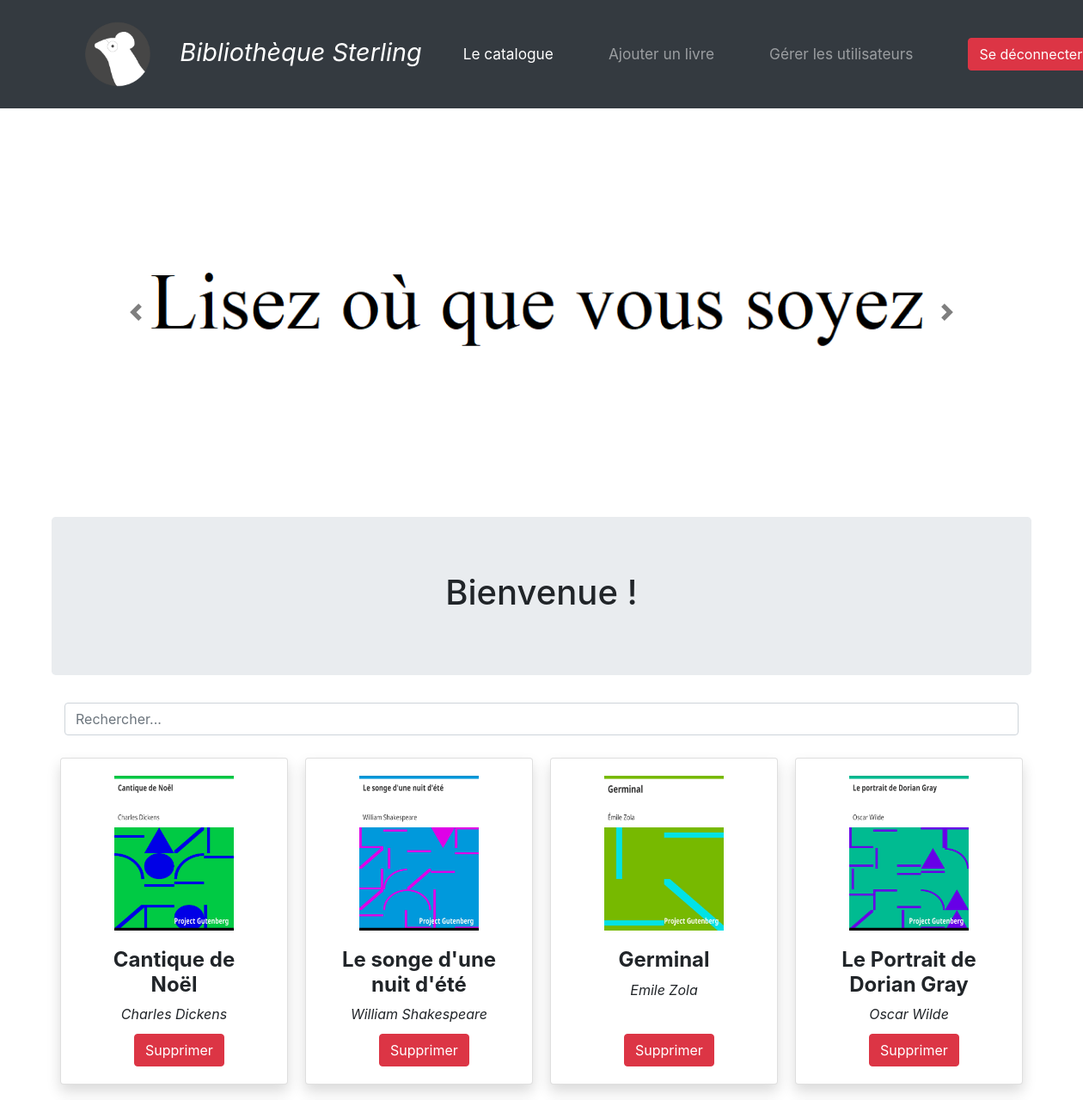
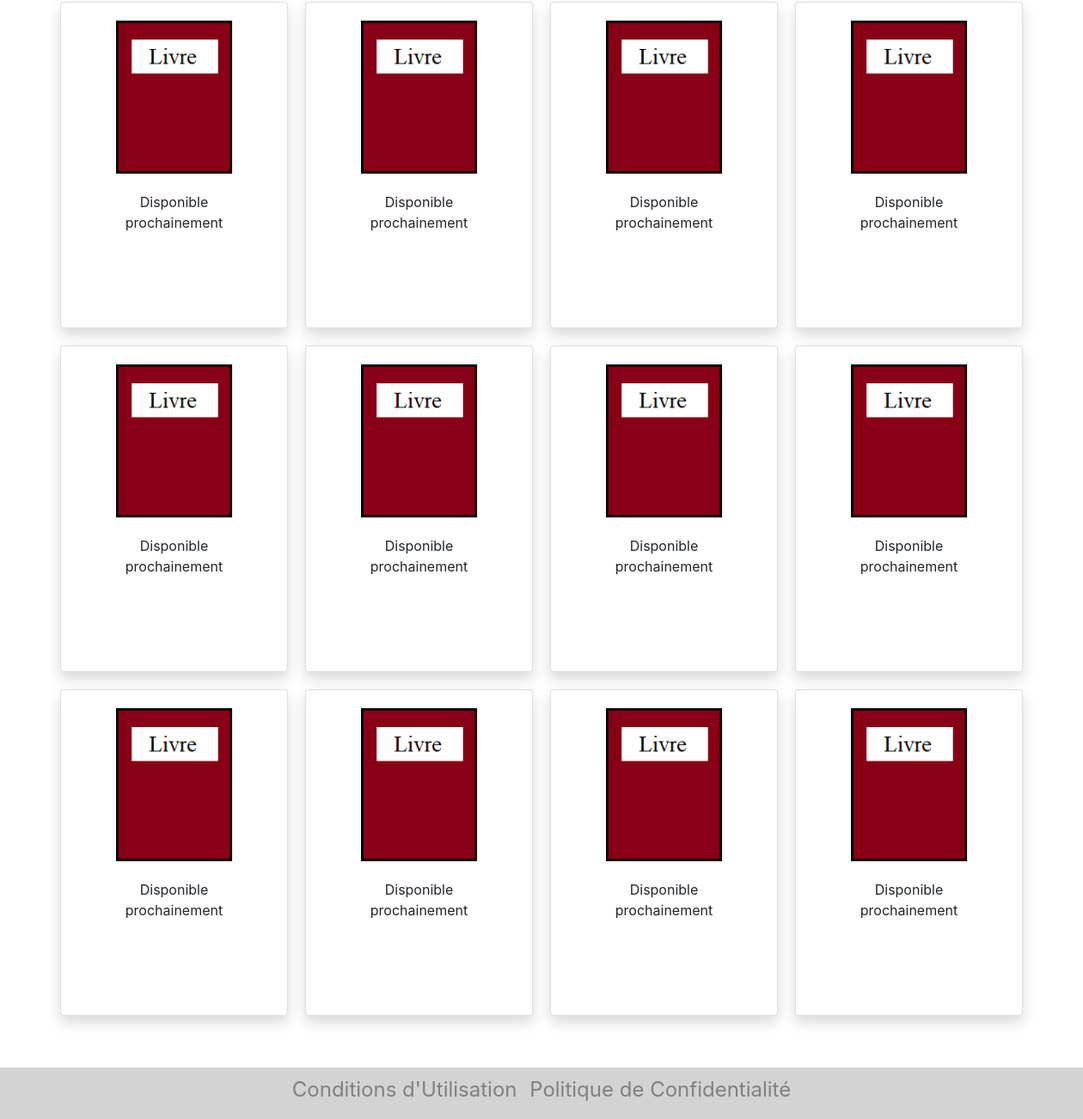
Page / (signed in) on the committed database (2 pictures, top to bottom).
### tables this page shows
CREATE TABLE IF NOT EXISTS `livres` (
  `id` int NOT NULL AUTO_INCREMENT,
  `Libelle` varchar(255) NOT NULL,
  `NomAuteur` varchar(50) NOT NULL,
  `Couverture` varchar(255) NOT NULL,
  `Fichier` varchar(255) NOT NULL,
  PRIMARY KEY (`id`)
);

### index.php (the view, shortened to what this page needs)
<?php
require_once "config.php";
$sql = "SELECT * FROM livres";
try
{
    $stmt = $pdo->query($sql);
}
catch(PDOException $e)
{
    echo $e->getMessage();
}
?>
<!DOCTYPE html>
<html lang="fr">
    <head>
        <link rel="stylesheet" href="https://stackpath.bootstrapcdn.com/bootstrap/4.3.1/css/bootstrap.min.css"
>
        <link rel="stylesheet" href="style.css" />
    </head>
    <body>
        <div class="bg-dark">
            <div class="container">
                <header class="row">
                    <nav class="col navbar navbar-expand-lg navbar-dark">
                        <a href="index.php" class="navbar-brand"><img src="Images/BiblioLogo.png" class="logo" alt="Logo de la bibliothèque" />Bibliothèque Sterling</a>
                        <div id="navbarContent" class="collapse navbar-collapse">
                            <ul class="navbar-nav">
                                <li class="navbar-item active">
                                    <a class="nav-link mx-4" href="index.php">Le catalogue</a>
                                </li>
                                <li class="navbar-item">
                                    <?php
                                    if(isset($_SESSION["loggedin"]) && $_SESSION["role"] == 'admin')
                                    {
                                        echo '<a class="nav-link mx-4" href="Pages/AjoutLivre.php">Ajouter un livre</a>';
                                    }
                                    ?>
                                </li>
                                <li class="navbar-item">
                                    <?php
                                    if(isset($_SESSION["loggedin"]) && $_SESSION["role"] == 'admin')
                                    {
                                        echo '<a class="nav-link mx-4" href="Pages/GestionUser.php">Gérer les utilisateurs</a>';
                                    }
                                    ?>
                                </li>
                            </ul>
                            <ul class="navbar-nav ml-auto">
                                <li class="navbar-item">
                                    <?php
                                    if(!isset($_SESSION["loggedin"]) || $_SESSION["loggedin"] !== true)
                                    {
                                        echo '<a class="nav-link ml-4" href="Pages/login.php">
                                        <button type="button" class="btn btn-secondary">Connexion</button>
                                        </a>';
                                    }
                                    else
                                    {
                                        echo '<a class="nav-link ml-4" href="Pages/logout.php">
                                        <button type="button" class="btn btn-danger">Se déconnecter</button>
                                        </a>';
                                    }
                                    ?>
                                </li>
                            </ul>
                        </div>
                    </nav>
                </header>
            </div>
        </div>
        <div class="container">
            <div id="carouselControls" class="carousel slide" data-ride="carousel">
                <div class="carousel-inner">
                    <div class="carousel-item active">
                        <img src="Images/Carousel1.png" class="d-block w-100" alt="...">
                    </div>
                </div>
                <a class="carousel-control-prev" href="#carouselControls" role="button" data-slide="prev">
                    <span class="carousel-control-prev-icon" aria-hidden="true"></span>
                </a>
                <a class="carousel-control-next" href="#carouselControls" role="button" data-slide="next">
                    <span class="carousel-control-next-icon" aria-hidden="true"></span>
                </a>
            </div>
            <div class="row jumbotron">
                <h1 class="col text-center">Bienvenue !</h1>
            </div>
            <div class="row mb-3">
                <div class="col">
                    <input class="form-control" id="searchInput" type="text" placeholder="Rechercher...">
                </div>
            </div>
            <div class="row" id="bookList">
                <?php while($row = $stmt->fetch(PDO::FETCH_ASSOC)) : ?>
                <div class="col-auto card shadow">
                    <img src="<?php echo htmlspecialchars($row['Couverture']); ?>" class="card-img-top" alt="Cover" />
                    <div class="card-body">
                        <h1><?php echo htmlspecialchars($row['Libelle']); ?></h1>
                        <p><i><?php echo htmlspecialchars($row['NomAuteur']); ?></i></p>
                        <?php
                        if(!isset($_SESSION["loggedin"]) || $_SESSION["loggedin"] !== true)
                        {
                            echo
                            '<a href="Pages/login.php">
                            <button type="button" class="btn btn-secondary">Emprunter</button>
                            </a>';
                        }
                        elseif(isset($_SESSION["loggedin"]) && $_SESSION["role"] == 'admin')
                        { ?>
                            <form method="post" action="Pages/SuppressionLivre.php">
                            <button type="submit" class="btn btn-danger" name="id" value="<?php echo htmlspecialchars($row['id']); ?>"
                            onclick="return confirm('Êtes-vous sûr de vouloir supprimer ce livre ?')">Supprimer</button>
                            </form>
                        <?php }
                        ?>
                    </div>
                </div>
                <?php endwhile; ?>
                <div class="col-auto card shadow">
                    <img src="Images/Cover.png" class="card-img-top" alt="Cover" />
                    <div class="card-body">
                        <p>Disponible prochainement</p>
                    </div>
                </div>
                <div class="col-auto card shadow">
                    <img src="Images/Cover.png" class="card-img-top" alt="Cover" />
                    <div class="card-body">
                        <p>Disponible prochainement</p>
                    </div>
                </div>
                <div class="col-auto card shadow">
                    <img src="Images/Cover.png" class="card-img-top" alt="Cover" />
                    <div class="card-body">
                        <p>Disponible prochainement</p>
                    </div>
                </div>
                <div class="col-auto card shadow">
                    <img src="Images/Cover.png" class="card-img-top" alt="Cover" />
                    <div class="card-body">
                        <p>Disponible prochainement</p>
                    </div>
                </div>
                <div class="col-auto card shadow">
                    <img src="Images/Cover.png" class="card-img-top" alt="Cover" />
                    <div class="card-body">
                        <p>Disponible prochainement</p>
                    </div>
                </div>
                <div class="col-auto card shadow">
                    <img src="Images/Cover.png" class="card-img-top" alt="Cover" />
                    <div class="card-body">
                        <p>Disponible prochainement</p>
                    </div>
                </div>
                <div class="col-auto card shadow">
                    <img src="Images/Cover.png" class="card-img-top" alt="Cover" />
                    <div class="card-body">
                        <p>Disponible prochainement</p>
                    </div>
                </div>
                <div class="col-auto card shadow">
                    <img src="Images/Cover.png" class="card-img-top" alt="Cover" />
                    <div class="card-body">
                        <p>Disponible prochainement</p>
                    </div>
                </div>
                <div class="col-auto card shadow">
                    <img src="Images/Cover.png" class="card-img-top" alt="Cover" />
                    <div class="card-body">
                        <p>Disponible prochainement</p>
                    </div>
                </div>
                <div class="col-auto card shadow">
                    <img src="Images/Cover.png" class="card-img-top" alt="Cover" />
                    <div class="card-body">
                        <p>Disponible prochainement</p>
                    </div>
                </div>
                <div class="col-auto card shadow">
                    <img src="Images/Cover.png" class="card-img-top" alt="Cover" />
                    <div class="card-body">
                        <p>Disponible prochainement</p>
                    </div>
                </div>
                <div class="col-auto card shadow">
                    <img src="Images/Cover.png" class="card-img-top" alt="Cover" />
                    <div class="card-body">
                        <p>Disponible prochainement</p>
                    </div>
                </div>
            </div>
        </div>
        <div class="bg-light">
            <div class="container-fluid">
                <footer class="row" style="margin-top: 50px">
                    <div class="col">
                        <ul class="list-inline text-center">
                            <li class="list-inline-item">
                                <a href="Pages/Conditions-Utilisation.php">Conditions d'Utilisation</a>
                            </li>
                            <li class="list-inline-item">
                                <a href="Pages/Politique-Confidentialite.php">Politique de Confidentialité</a>
                            </li>
                        </ul>
                    </div>
                </footer>
            </div>
        </div>
    </body>
</html>

### style.css (style rules this page uses)
body { min-width: 500px; }
.logo { height: 100px; width: auto; }
.navbar-brand { font-size: 1em; font-style: italic; }
.navbar { font-size: 1.8em; }
.navbar-item { font-size: 0.6em; white-space: nowrap; }
.carousel-control-next, .carousel-control-prev { filter: invert(100%); }
.card { width: 265px; height: 380px; margin: 10px; }
.card-img-top { padding-top: 20px; height: 200px; width: 100%; object-fit: contain; }
.card-body { text-align: center; position: relative; }
.card-body h1 { font-size: 1.5em; font-weight: bold; }
.card-body button { position: absolute; top: 120px; left: 70px; }
footer { background-color: lightgrey; font-size: 1.5em; padding-top: 8px; }
footer a { text-decoration: none; color: rgb(128, 128, 128); }

### rows in the picture
livres: shows a picture, Libelle "Cantique de Noël", NomAuteur "Charles Dickens", $row['id'] 1 (drawn)
livres: shows a picture, Libelle "Le songe d'une nuit d'été", NomAuteur "William Shakespeare", $row['id'] 2 (drawn)
livres: shows a picture, Libelle "Germinal", NomAuteur "Emile Zola", $row['id'] 3 (drawn)
livres: shows a picture, Libelle "Le Portrait de Dorian Gray", NomAuteur "Oscar Wilde", $row['id'] 4 (drawn)
